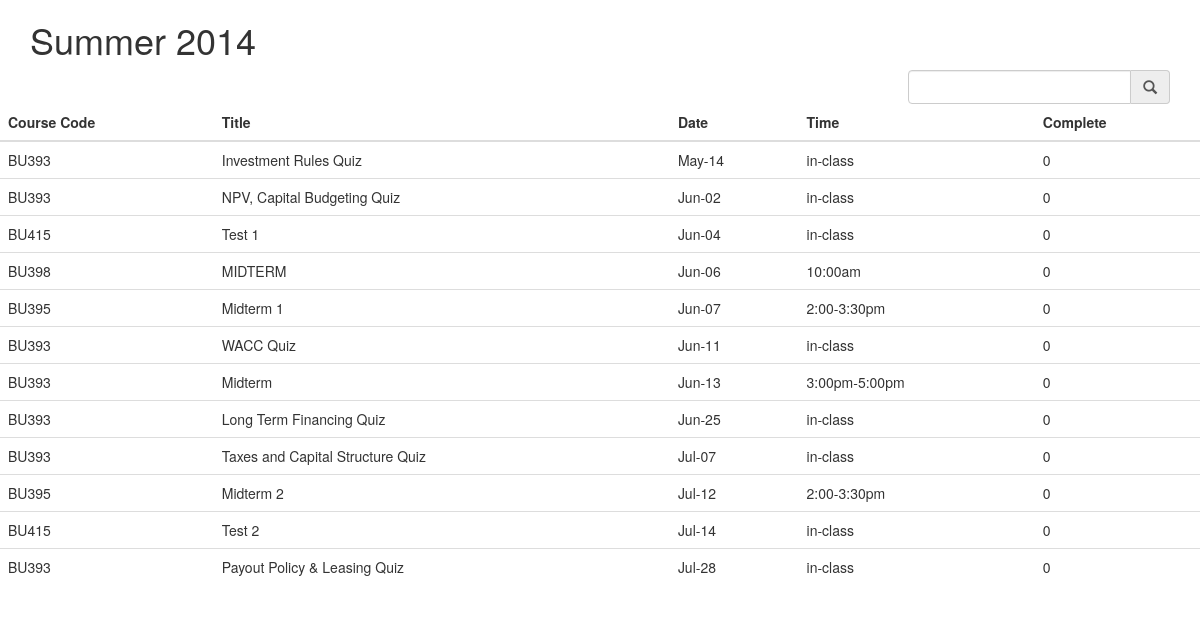
The app's page /Tests, older data.
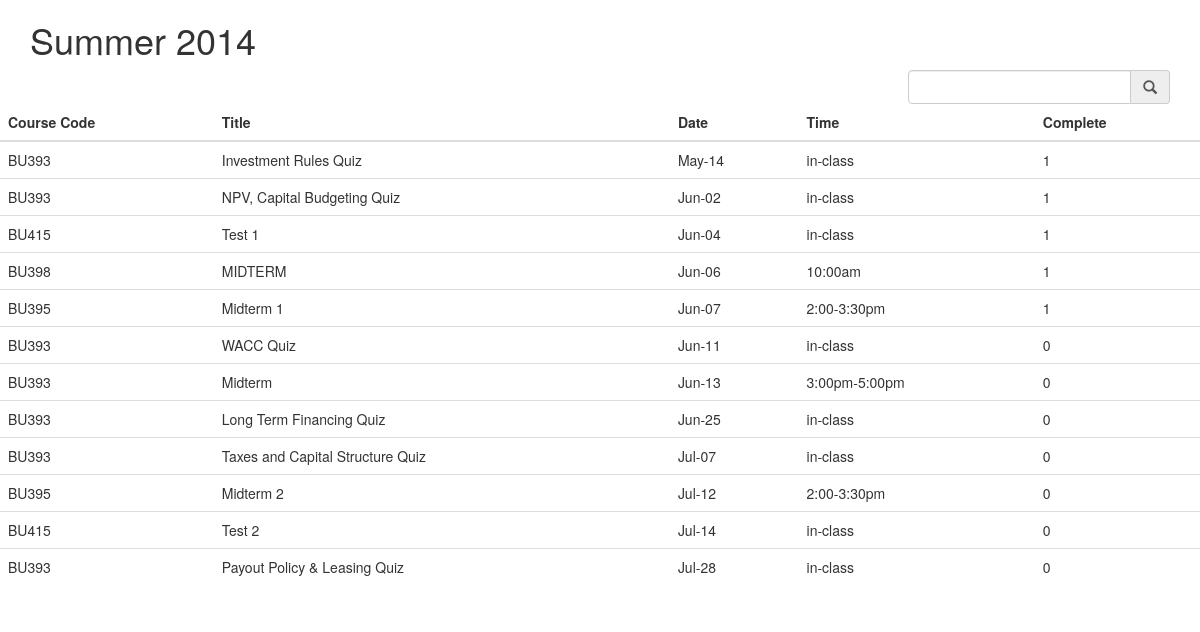
The same page, newer data.
### tables this page shows
CREATE TABLE Tests
            (course_code text, name text, date text, time text, complete bool);

### index.py (the view)
@app.route('/Tests')
def show_tests():
    db = get_db()
    sql = '''SELECT * FROM {0} ORDER BY date'''.format("Tests")
    cur = db.execute(sql)
    entries = cur.fetchall()
    return render_template('show_tests.html', entries=entries)

### index.py (called while the page is built)
def get_db():
    top = _app_ctx_stack.top
    if not hasattr(top, 'sqlite_db'):
        sqlite_db = sqlite3.connect(app.config['DATABASE'])
        sqlite_db.row_factory = sqlite3.Row
        top.sqlite_db = sqlite_db
    return top.sqlite_db

@app.teardown_appcontext
def close_db_connection(exception):
    top = _app_ctx_stack.top
    if hasattr(top, 'sqlite_db'):
        top.sqlite_db.close()

def format_datetime(value,format='%b-%d'):
    list_date = value.split('-')
    strdate = date(int(list_date[0]),int(list_date[1]),int(list_date[2]))
    return strdate.strftime(format)

### templates/show_tests.html (shortened to what this page needs)
{% extends "individual_reading.html" %}
{% block body %}
        <div class="row" >
            <div class="col-md-12">
                 <table class="table" id="homework">
                     <thead>
                      <tr>
                          <th>Course Code</th>
                          <th>Title</th>
                          <th>Date</th>
                          <th>Time</th>
                          <th>Complete</th>
                      </tr>
                      </thead>
                    <tbody>
                    {% for entry in entries %}
                    <tr>
                        <td>{{ entry.course_code }}</td>
                        <td>{{ entry.name }}</td>
                        <td>{{ entry.date|datetimeformat }}</td>
                        <td>{{ entry.time }}</td>
                        <td>{{ entry.complete }}</td>
                    </tr>
                    {% else %}
                    <tr><td><em>Unbelievable.  No entries here so far</em></td></tr>
                    {% endfor %}
                    </tbody>
                 </table>
        </div>
    </div>
{% endblock %}

Row changes from the older to the newer data that the page shows:
changed Tests "Investment Rules Quiz": complete "0" → "1"
changed Tests "NPV, Capital Budgeting Quiz": complete "0" → "1"
changed Tests "Test 1": complete "0" → "1"
changed Tests "BU398": complete "0" → "1"
changed Tests "Midterm 1": complete "0" → "1"
